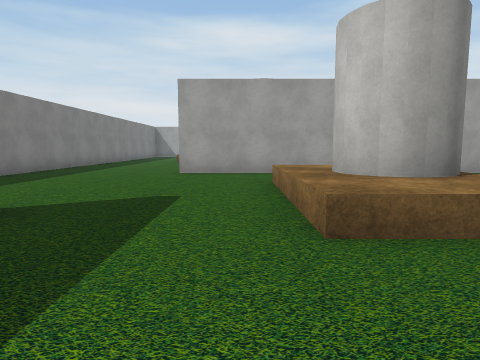
view 1 (above)

24 first-person views from a walk through a Unity game level. The camera is 1.3 m above the floor, tilts 6° down and sees 75° across. The floor is counted in squares, 2 m on a side. Each view is taken from the middle of a square. On the plan, view 1 faces up. The plan holds only what a view shows up to about 10 squares ahead; the rest is blank. The player character is not drawn. Some surface patterns are stand-ins.

view 2
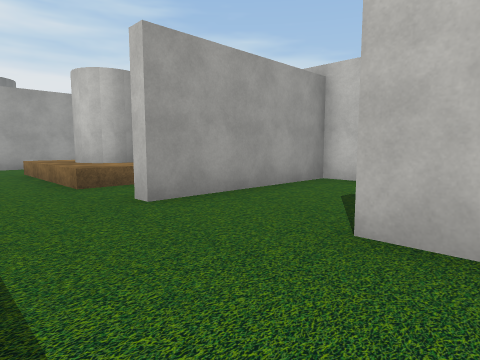

view 3
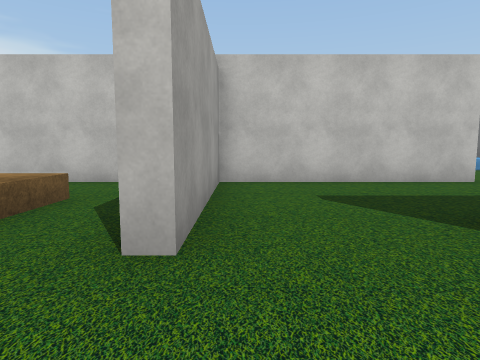

view 4
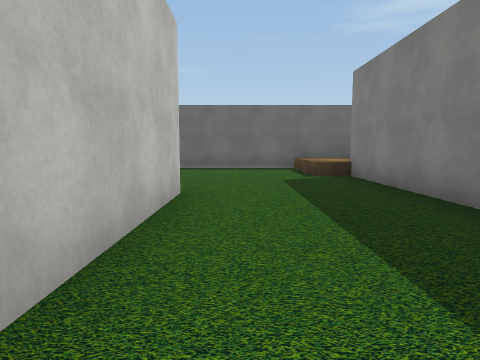

view 5
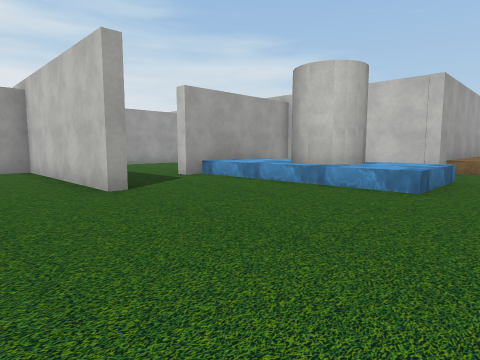

view 6
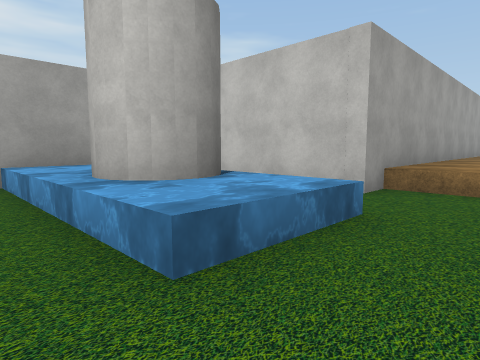

view 7
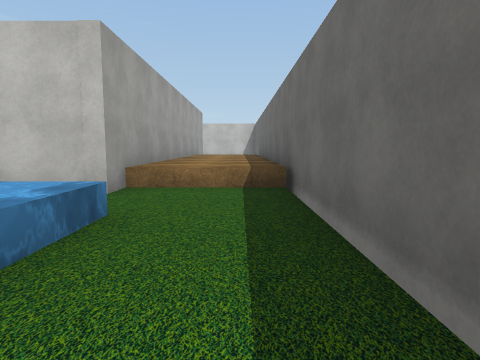

view 8
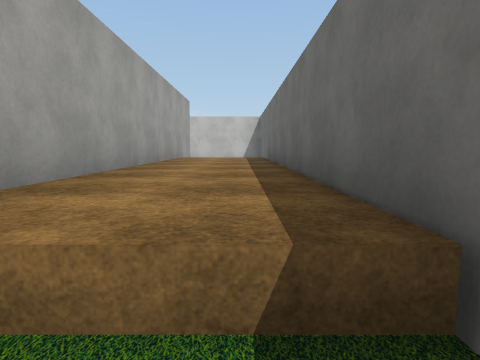

view 9
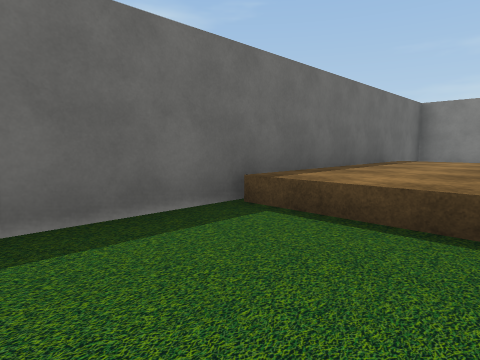

view 10
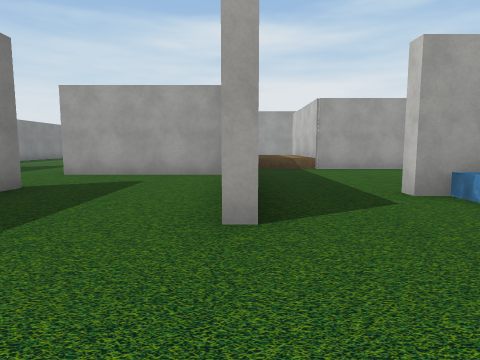

view 11
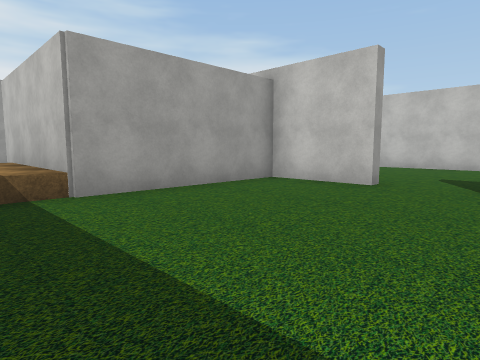

view 12
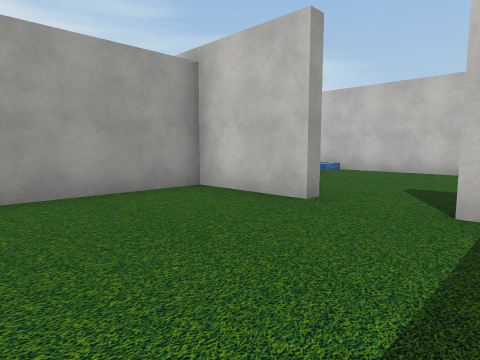

view 13
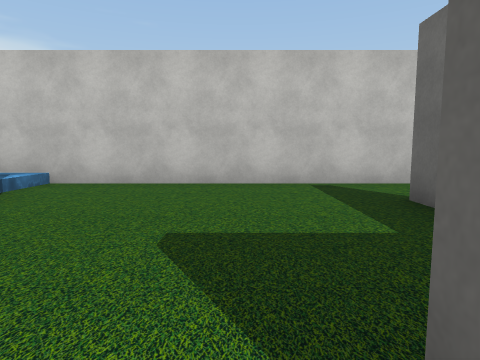

view 14
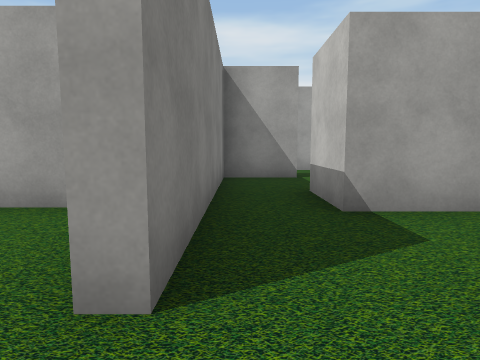

view 15
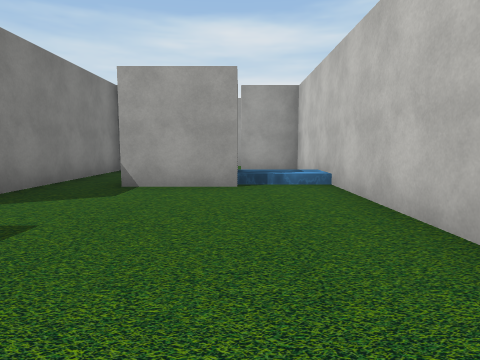

view 16
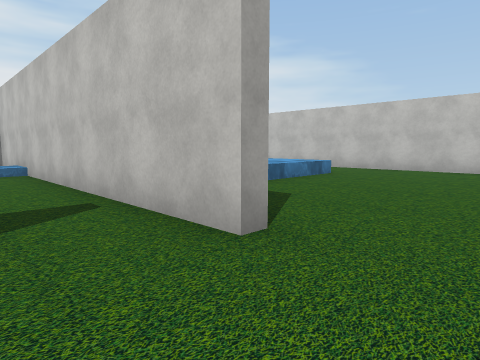

view 17
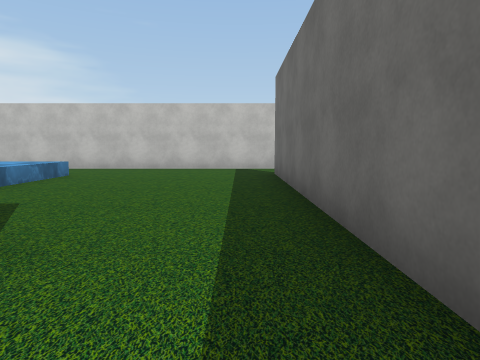

view 18
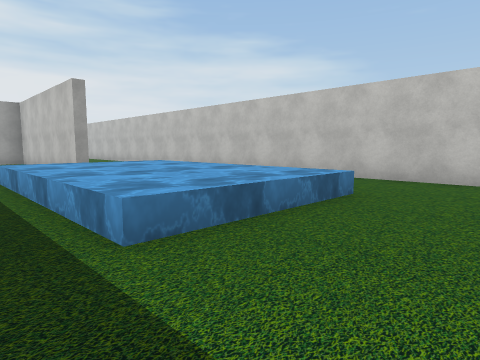

view 19
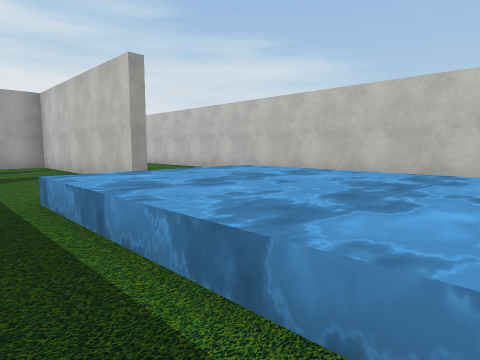

view 20
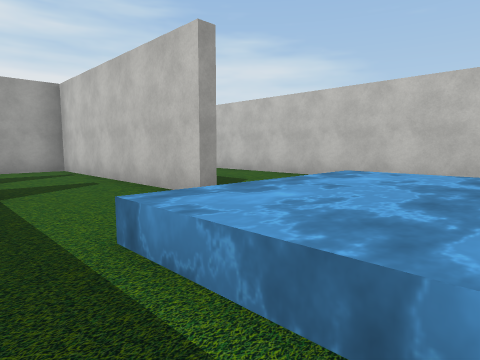

view 21
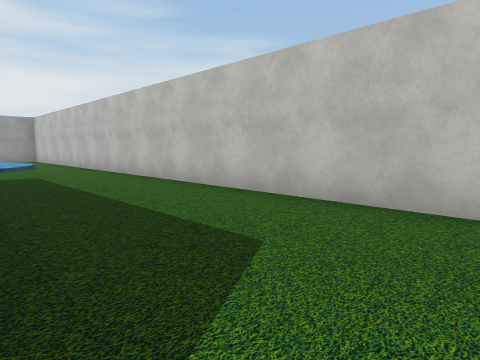

view 22
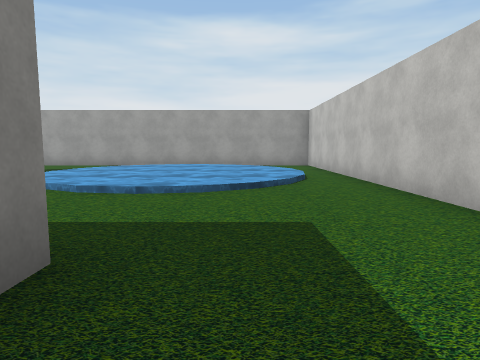

view 23
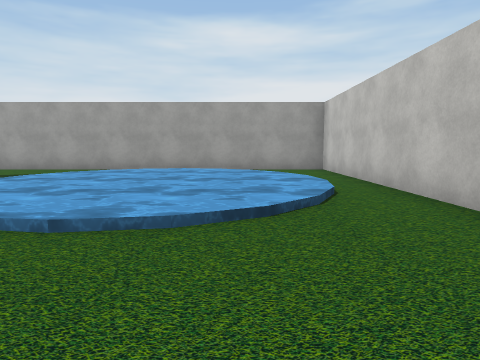

view 24
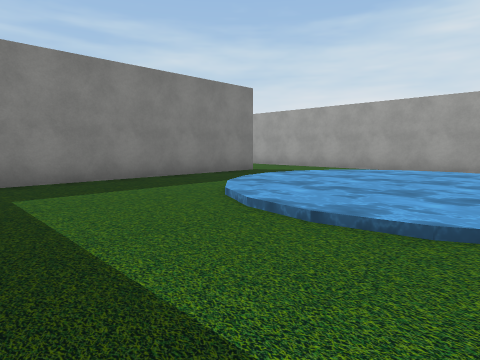

### Floor plan
Key: @ floor where view 1 was taken; # wall or solid block; x gap in a wall; . main floor; : floor 0.25 m higher than the main floor; + floor 0.5 m higher than the main floor; / step, stairs or slope; ^ raised ledge.
Columns run from 6 left of view 1 to 25 right of it. Each row starts with its distance up from view 1.
 21                      ###########
 20                       ...    ..#
 19                       ...////..#
 18                       ../::::/.#
 17                       #./:::::.#
 16                       #.::::::.#
 15                       #./::::/.#
 14                       #../::/..#
 13                       #........#
 12                       #........#
 11                          ###...#
 10 #....                    ..#...#
  9 #....                    ..#...#
  8 #....####   ##      #    ..#...#
  7 #.......            .    ..#...#
  6  .......     ^    ##. #^ ..#...#
  5   .....^   # #    #.   #...#...#
  4    ....#^# # #    #.   #.. ....#
  3      ..^^^.#^^#####x#++#.^^^^  #
  2      ......#......#....#.^^^^  #
  1      ..#####......#....#.^^^^  #
  0      .@....#...........#.^^^^  #
 -1      ......#...........#.^^^^ .#
 -2      ......#......#....#.^^^^..#
 -3      ..#...#..^#### #..#.......#
 -4        #...#..^^^ #  ..#.......#
 -5        #......^^  #  ..........#
 -6        #......^^^ #  ..........#
 -7        #^.....^^^.###########..#
 -8  # ^^^^^^.........^^^^^^^^^
 -9  # ^^^^^^.........^^^^^^^^^
-10  ###########################

Positions as (right, up) in squares from view 1, and headings:
1: (0, 0), facing up
2: (-1, -3), facing up-right
3: (-1, 0), facing right
4: (4, 0), facing down
5: (3, -9), facing up-right
6: (7, -9), facing up-right
7: (7, -9), facing right
8: (11, -9), facing right
9: (5, -7), facing down-left
10: (5, -7), facing up
11: (6, -2), facing up-right
12: (8, -2), facing up-right
13: (11, -1), facing right
14: (12, -1), facing up
15: (15, -3), facing up
16: (15, -6), facing up-right
17: (15, -6), facing right
18: (18, -4), facing up-right
19: (18, -1), facing up-right
20: (18, 1), facing up-right
21: (21, 4), facing up-right
22: (22, 9), facing up
23: (22, 11), facing up
24: (22, 11), facing up-left
